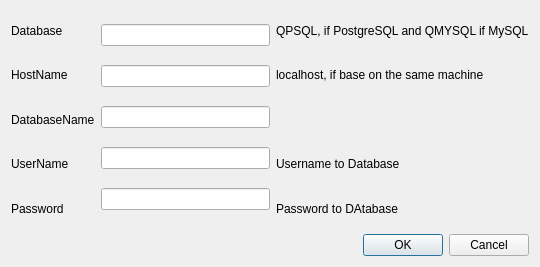
<?xml version="1.0" encoding="UTF-8"?>
<ui version="4.0">
 <class>connect</class>
 <widget class="QWidget" name="connect">
  <property name="geometry">
   <rect>
    <x>0</x>
    <y>0</y>
    <width>540</width>
    <height>267</height>
   </rect>
  </property>
  <property name="windowTitle">
   <string>Form</string>
  </property>
  <layout class="QVBoxLayout" name="verticalLayout_4">
   <item>
    <layout class="QHBoxLayout" name="horizontalLayout">
     <item>
      <layout class="QVBoxLayout" name="verticalLayout">
       <item>
        <widget class="QLabel" name="label">
         <property name="text">
          <string>Database</string>
         </property>
        </widget>
       </item>
       <item>
        <widget class="QLabel" name="label_2">
         <property name="text">
          <string>HostName</string>
         </property>
        </widget>
       </item>
       <item>
        <widget class="QLabel" name="DatabaseNamelabel">
         <property name="text">
          <string>DatabaseName</string>
         </property>
        </widget>
       </item>
       <item>
        <widget class="QLabel" name="UserNamelabel">
         <property name="text">
          <string>UserName</string>
         </property>
        </widget>
       </item>
       <item>
        <widget class="QLabel" name="Passwordlabel">
         <property name="text">
          <string>Password</string>
         </property>
        </widget>
       </item>
      </layout>
     </item>
     <item>
      <layout class="QVBoxLayout" name="verticalLayout_2">
       <item>
        <widget class="QLineEdit" name="DatabaseEdit"/>
       </item>
       <item>
        <widget class="QLineEdit" name="HostNameEdit"/>
       </item>
       <item>
        <widget class="QLineEdit" name="DatabaseNameEdit"/>
       </item>
       <item>
        <widget class="QLineEdit" name="UserNameEdit"/>
       </item>
       <item>
        <widget class="QLineEdit" name="PasswordEdit"/>
       </item>
      </layout>
     </item>
     <item>
      <layout class="QVBoxLayout" name="verticalLayout_3">
       <item>
        <widget class="QLabel" name="label_6">
         <property name="text">
          <string>QPSQL, if PostgreSQL and QMYSQL if MySQL</string>
         </property>
        </widget>
       </item>
       <item>
        <widget class="QLabel" name="label_7">
         <property name="text">
          <string>localhost, if base on the same machine</string>
         </property>
        </widget>
       </item>
       <item>
        <widget class="QLabel" name="label_8">
         <property name="text">
          <string/>
         </property>
        </widget>
       </item>
       <item>
        <widget class="QLabel" name="label_9">
         <property name="text">
          <string>Username to Database</string>
         </property>
        </widget>
       </item>
       <item>
        <widget class="QLabel" name="label_10">
         <property name="text">
          <string>Password to DAtabase</string>
         </property>
        </widget>
       </item>
      </layout>
     </item>
    </layout>
   </item>
   <item>
    <widget class="QDialogButtonBox" name="buttonBox">
     <property name="standardButtons">
      <set>QDialogButtonBox::Cancel|QDialogButtonBox::Ok</set>
     </property>
    </widget>
   </item>
  </layout>
 </widget>
 <resources/>
 <connections/>
</ui>
